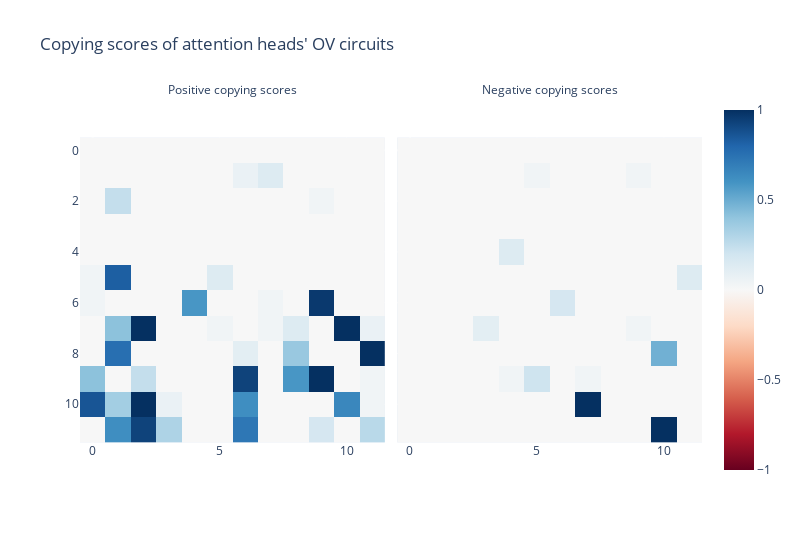

Here is the notebook cell this chart was saved with:
### Markdown cell above
# Backup Circutry

### Code cell
names_list =  [i[0] for i in name_pairs] + [i[1] for i in name_pairs] + [" Abel", " Adam", " Adin", " Alan", " Beau", " Bell"] + [" Dana", " Dave", " Drew"]
copying_results = get_copying_scores(model, names_list)

imshow(
    copying_results,
    facet_col=0,
    facet_labels=["Positive copying scores", "Negative copying scores"],
    title="Copying scores of attention heads' OV circuits",
    width=800
)

### Figure 1 — Plotly figure (JSON) as saved in the notebook; plotly's stock layout.template omitted (floating-point values rounded to 4 significant figures; data arrays with more than 128 entries replaced by an {"elided": "..."} marker saying what was removed)
{"data": [{"coloraxis": "coloraxis", "hovertemplate": "x: %{x}<br>y: %{y}<br>color: %{z}<extra></extra>", "name": "0", "type": "heatmap", "xaxis": "x", "yaxis": "y", "z": {"elided": "12x12 float values"}}, {"coloraxis": "coloraxis", "hovertemplate": "x: %{x}<br>y: %{y}<br>color: %{z}<extra></extra>", "name": "1", "type": "heatmap", "xaxis": "x2", "yaxis": "y2", "z": {"elided": "12x12 float values"}}], "layout": {"annotations": [{"font": {}, "showarrow": false, "text": "Positive copying scores", "x": 0.245, "xanchor": "center", "xref": "paper", "y": 1, "yanchor": "bottom", "yref": "paper"}, {"font": {}, "showarrow": false, "text": "Negative copying scores", "x": 0.755, "xanchor": "center", "xref": "paper", "y": 1, "yanchor": "bottom", "yref": "paper"}], "coloraxis": {"cmid": 0, "colorscale": [[0, "rgb(103,0,31)"], [0.1, "rgb(178,24,43)"], [0.2, "rgb(214,96,77)"], [0.3, "rgb(244,165,130)"], [0.4, "rgb(253,219,199)"], [0.5, "rgb(247,247,247)"], [0.6, "rgb(209,229,240)"], [0.7, "rgb(146,197,222)"], [0.8, "rgb(67,147,195)"], [0.9, "rgb(33,102,172)"], [1, "rgb(5,48,97)"]]}, "title": {"text": "Copying scores of attention heads' OV circuits"}, "width": 800, "xaxis": {"anchor": "y", "constrain": "domain", "domain": [0, 0.49], "scaleanchor": "y"}, "xaxis2": {"anchor": "y2", "domain": [0.51, 1], "matches": "x"}, "yaxis": {"anchor": "x", "autorange": "reversed", "constrain": "domain", "domain": [0, 1]}, "yaxis2": {"anchor": "x2", "domain": [0, 1], "matches": "y", "showticklabels": false}}}
